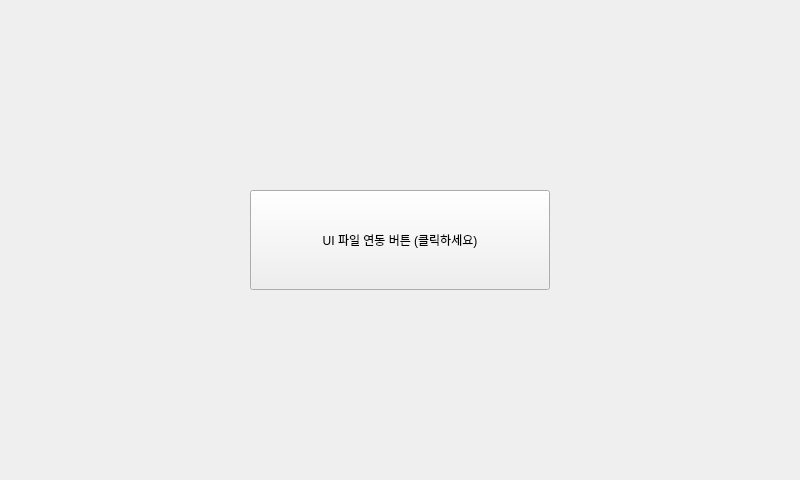
<?xml version="1.0" encoding="UTF-8"?>
<ui version="4.0">
 <class>MainWindow</class>
 <widget class="QWidget" name="MainWindow">
  <property name="geometry">
   <rect>
    <x>0</x>
    <y>0</y>
    <width>800</width>
    <height>480</height>
   </rect>
  </property>
  <layout class="QVBoxLayout" name="verticalLayout">
   <item>
    <spacer name="verticalSpacer_top">
     <property name="orientation">
      <enum>Qt::Vertical</enum>
     </property>
    </spacer>
   </item>
   <item alignment="Qt::AlignHCenter">
    <widget class="QPushButton" name="myButton">
     <property name="minimumSize">
      <size>
       <width>300</width>
       <height>100</height>
      </size>
     </property>
     <property name="text">
      <string>UI 파일 연동 버튼 (클릭하세요)</string>
     </property>
    </widget>
   </item>
   <item>
    <spacer name="verticalSpacer_bottom">
     <property name="orientation">
      <enum>Qt::Vertical</enum>
     </property>
    </spacer>
   </item>
  </layout>
 </widget>
</ui>
